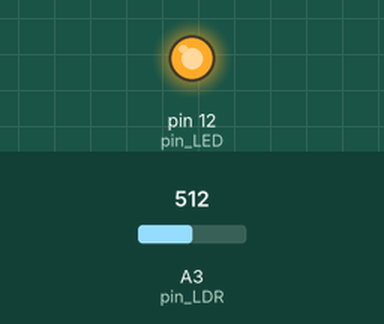
Recording of a sketch running on a simulated Arduino Uno, built with avr-gcc and run on an emulated ATmega328P. Parts: output pins drawn as LEDs (lit = HIGH). The inputs (shaded band) are chosen by the test bench; at power-on: A3 (pin_LDR) = 512. What the sketch prints to the serial monitor is not drawn.

Above: at 0.1 s.
Timing chart, 0 to 1.6 s (numbered marks = the images above):
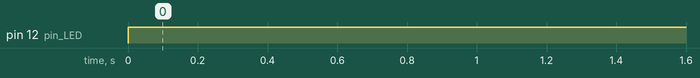

Measured:
- by itself, pin 12 (pin_LED): LOW → HIGH at 0.00 s

The sketch:

TA_intensitas.ino
```cpp
#define pin_LDR A3
#define pin_LED 12

void setup() {
  // put your setup code here, to run once:
  Serial.begin(9600);
//  pinMode(pin_LDR, INPUT);
  pinMode(pin_LED, OUTPUT);
}

void loop() {
  // put your main code here, to run repeatedly:
  int sensor = analogRead(pin_LDR);
  digitalWrite(pin_LED, HIGH);
  Serial.println(sensor);
  delay(1000);
}

//adc value
//red 983 10 tets 50 ml
//green 985 1 tetes 80 ml
//blue 985 1 tetes 80 ml
```
